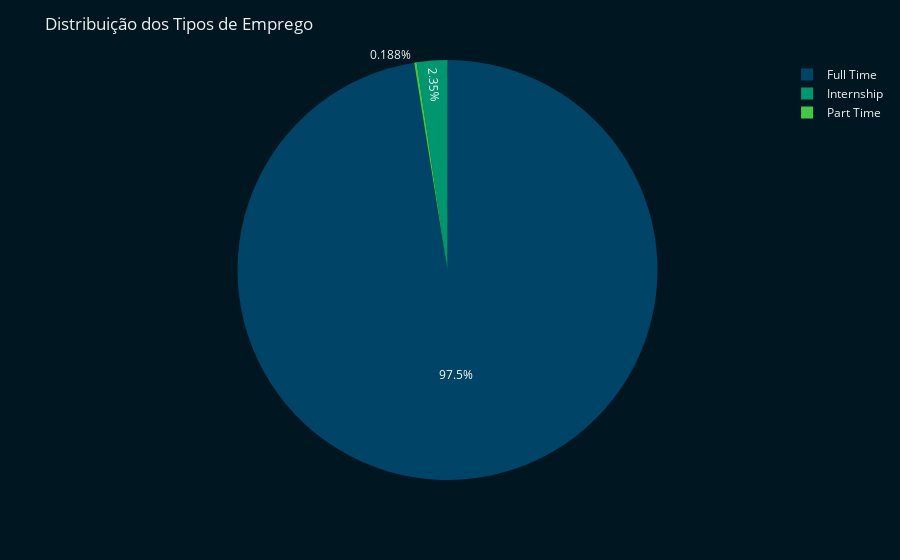

Notebook code for this chart:
### Code cell
# Define cor de fundo e cor da fonte
background_color = 'rgb(0, 22, 33)'
font_color = 'rgb(240, 240, 240)'

# Define as cores desejadas
colors = ['rgb(0, 68,103)', 'rgb(0,150,112)', 'rgb(66,199, 70)']

# Gera um gráfico de pizza utilizando o Plotly Express
fig = px.pie(data, values='Contagem', names='Tipo de Emprego',
             labels={'Contagem': 'Contagem', 'Tipo de Emprego': 'Tipo de Emprego'},
             template='plotly_dark', color_discrete_sequence=colors)



# Atualiza o layout com as cores desejadas e título
fig.update_layout(
    title="Distribuição dos Tipos de Emprego",
    plot_bgcolor=background_color,
    paper_bgcolor=background_color,
    font_color=font_color,
)

# Exibe o gráfico
fig.show()

### Figure 1 — Plotly figure (JSON) as saved in the notebook; plotly's stock layout.template omitted (floating-point values rounded to 4 significant figures)
{"data": [{"domain": {"x": [0, 1], "y": [0, 1]}, "hovertemplate": "Tipo de Emprego=%{label}<br>Contagem=%{value}<extra></extra>", "labels": ["Full Time", "Internship", "Part Time"], "legendgroup": "", "name": "", "showlegend": true, "type": "pie", "values": [3113, 75, 6]}], "layout": {"font": {"color": "rgb(240, 240, 240)"}, "legend": {"tracegroupgap": 0}, "margin": {"t": 60}, "paper_bgcolor": "rgb(0, 22, 33)", "piecolorway": ["rgb(0, 68,103)", "rgb(0,150,112)", "rgb(66,199, 70)"], "plot_bgcolor": "rgb(0, 22, 33)", "title": {"text": "Distribuição dos Tipos de Emprego"}}}
